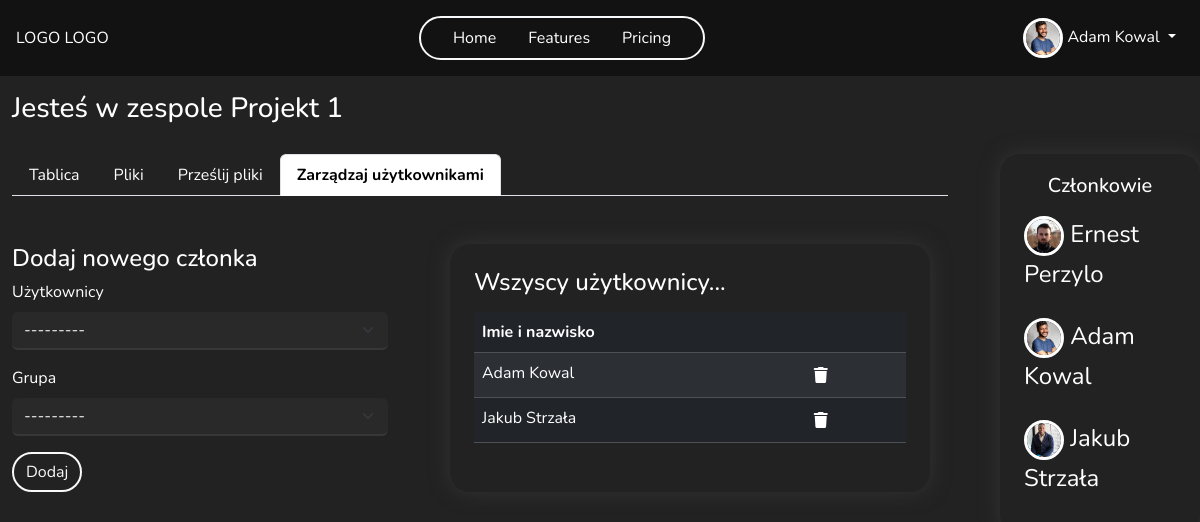
The page /team/2/members (signed in) on the database its author committed.
### main/models.py (models this page shows, shortened)
class Profile(models.Model):
    user = models.OneToOneField(User, on_delete=models.CASCADE)
    image = models.ImageField(default='default.jpg', upload_to=UniqueFileName('profile_pics'))
    bio = models.TextField(max_length=500, blank=True, null=True)
    country = CountryField(default = 'PL')
    age = models.PositiveSmallIntegerField(blank=True, null=True)
    phone_number = models.CharField(max_length=20, blank=True, null=True)
    website = models.CharField(max_length=255, blank=True, null=True)

class Team(models.Model):
    name = models.CharField(max_length=255)
    founder = models.ForeignKey(User, on_delete=models.CASCADE, related_name='team_founder')
    members = models.ManyToManyField(User, through='TeamMembership', related_name='team_member', blank=True)
    key = models.OneToOneField(Key, on_delete=models.SET_NULL, null=True, blank=True, related_name='team_key', unique=True)
    def get_members(self):
        return TeamMembership.objects.filter(team=self)
    class Meta:
        permissions = [
            ("add_new_member", "Can add new team memeber"),
            ("delete_member", "Can delete team memeber"),
            ("manage_perms", "Can manage all permission in team")
        ]

class TeamMembership(models.Model):
    user = models.ForeignKey(User, on_delete=models.CASCADE)
    team = models.ForeignKey(Team, on_delete=models.CASCADE)
    groups = models.ManyToManyField(Group)
    def get_fullname_member(self):
        return f'{self.user.get_full_name()}'

### main/views.py (the view)
# urls.py: path('team/<int:id>/members', views.team_add_member, name='team_members'),
@login_required
def team_add_member(request, id):
    team, members = get_team_and_members(id)
    if request.user.is_authenticated:
        user = request.user
        user_permissions = get_user_perms(user, team)
    if request.method == 'POST':
        form = AddNewMember(request.POST or None, team=team)
        if form.is_valid():
            member = form.cleaned_data['members']
            group = form.cleaned_data['groups']
            team_membership = TeamMembership.objects.create(user = member, team=team)
            team_membership.groups.add(group)
            return redirect('team_members', id=team.id)
    else:
        form = AddNewMember(team=team)
        form.team = team
    context = {'team':team, 'form':form, 'members': members, 'user':user, 'user_permissions':user_permissions}
    return render(request, 'teams/team_members.html', context=context)

### main/forms.py
class AddNewMember(forms.Form):
    members = forms.ModelChoiceField(queryset=User.objects.all())
    groups = forms.ModelChoiceField(queryset=Group.objects.all())
    def __init__(self, *args, **kwargs):
        team = kwargs.pop('team', None)
        super().__init__(*args, **kwargs)
        self.fields['members'].label = 'Użytkownicy'
        self.fields['groups'].label = 'Grupa'
        if team:
            existing_members = team.members.all()
            users_not_in_team = User.objects.filter(is_superuser=False).exclude(id__in=[user.id for user in existing_members])
            self.fields['members'].queryset = users_not_in_team
            if not users_not_in_team:
                self.fields['members'].choices = [('', ('Brak użytkowników do dodania'))]
        self.fields['members'].label_from_instance = lambda obj: f"{obj.get_full_name()}"

### main/permission_tools.py (called while the page is built)
def get_user_perms(user, team):
    team_membership = TeamMembership.objects.filter(user=user, team=team).first()
    user_permissions = []
    if team_membership:
        group = team_membership.groups.first()
        if group:
            user_permissions += list(group.permissions.values_list('codename', flat=True))
    return user_permissions

### main/views.py (called while the page is built)
def get_team_and_members(id):
    team = get_object_or_404(Team, pk=id)
    members = team.get_members()
    return team, members

### main/templates/teams/team_members.html (shortened to what this page needs)
{% extends "teams/team_detail.html" %}
{% load crispy_forms_tags %}
{% block navbar %}
    {% include 'main/navbar.html' %}
{% endblock navbar %}
{% block team-content %}
<div class="row mt-5">
    <div class="col-5">
        <h4>Dodaj nowego członka</h4>
        <form method="POST">
            {{form|crispy}}
            <button type="submit" class="btn btn-outline-light border-2 rounded-pill">Dodaj</button>
        </form>
    </div>
    <div class="col-6 p-4 my-shadow">
        <h4 class="mb-3">Wszyscy użytkownicy...</h4>
        <table class="table table-striped table-dark">
            <thead>
              <tr>
                <th scope="col">Imie i nazwisko</th>
                <th scope="col"></th>
              </tr>
            </thead>
            <tbody>
                {% for member in team.members.all %}
                  {% if member != team.founder %}
                  <tr>
                    <td>
                        {% if member.get_full_name %}
                            {{ member.get_full_name }}
                        {% else %}
                            {{ member.username }}
                        {% endif %}
                    </td>
                    <td>
                        <a class="delete-confirm" data-bs-toggle="modal" data-bs-target="#confirmDeleteModal"
                        data-desc=" Usunąć użytkownika {{member.get_full_name}}?"
                        data-url="{% url 'remove_member' team.id member.id %}" ><i class="fa-solid fa-trash trash-icon"></i></a>
                    </td>
                  </tr>
                  {% endif %}
                {% endfor %}
            </tbody>
          </table>
    </div>
</div>
{% endblock %}

### main/templates/teams/team_detail.html (shortened to what this page needs)
{% extends "main/base.html" %}
{% load crispy_forms_tags %}
{% block content %}
<div class="container-fluid team-container ">
  <h3 class="mt-3">Jesteś w zespole {{team.name}}</h3>
    <div class="row ">
        <div class="col-10 team-col">
            <ul class="nav nav-tabs">
                <li class="nav-item">
                  <a class="nav-link" aria-current="page" href="{% url 'team_board' team.id %}">Tablica</a>
                </li>
                <li class="nav-item">
                  <a class="nav-link" href="{% url 'team_files' team.id %}">Pliki</a>
                </li>
                <li class="nav-item">
                  <a class="nav-link" href="{% url 'team_add_file' team.id %}">Prześlij pliki</a>
                </li>
                {% if 'manage_perms' in user_permissions %}
                  <li class="nav-item">
                    <a class="nav-link" href="{% url 'team_members' team.id %}">Zarządzaj użytkownikami</a>
                  </li>
                  <li class="nav-item">
                    <a class="nav-link" href="{% url 'team_permission' team.id %}">Uprawnienia</a>
                  </li>
                  {% elif 'delete_member' in user_permissions and 'add_new_member' in user_permissions %}
                  <li class="nav-item">
                    <a class="nav-link" href="{% url 'team_members' team.id %}">Zarządzaj użytkownikami</a>
                  </li>
                {% endif %}
              </ul>
            <div class="team-content">
              {% block team-content %}{% endblock team-content %}
            </div>
        </div>
        <div class="col-2 members-col" >
            <h5 class="text-center ">Członkowie</h5>
          {% for member in members %}
            <div class="row d-flex align-items-center ">
                <div class="member-name d-flex justify-content-between ">
                    <div>
                      <img src="{{ member.user.profile.image.url }}" class="rounded-circle img-profile">
                      {{member.get_fullname_member}}
                    </div>
                </div>
            </div>
          {% endfor %}
        </div>
    </div>
</div>
{% endblock content %}

### main/templates/main/navbar.html (shortened to what this page needs)
<nav class="navbar navbar-expand-lg my-nav text-light justify-content-center position-relative p-3 z-3">
  <div class="d-flex justify-content-between w-100 align-items-center">
    <a class=" nav-link" href="/">LOGO LOGO</a>
    <ul class="navbar-nav mb-2 mb-lg-0 justify-content-center border border-2 border-light rounded-pill px-4 gap-3 ">
      <li class="nav-item">
        <a class="nav-link active" aria-current="page" href="{% url 'home' %}">Home</a>
      </li>
      <li class="nav-item">
        <a class="nav-link" href="#">Features</a>
      </li>
      <li class="nav-item">
        <a class="nav-link" href="#">Pricing</a>
      </li>
    </ul>
    <div class="navbar-nav ">
      {% if user.is_authenticated %}
          <div class="nav-item dropdown ml-auto">
            <a class="nav-link dropdown-toggle" href="#" role="button" data-bs-toggle="dropdown" aria-expanded="true">
              <img src="{{ user.profile.image.url }}" class="rounded-circle img-profile">
              {{ user.get_full_name }}
            </a>
          </div>
      {% else %}
      <a
        class="nav-link border border-2 border-light rounded-pill d-flex justify-content-center align-items-center gap-3 position-relative login-icon"
        href="{% url 'my-login' %}">Login<i class="fa-solid fa-user border border-2 border-light rounded-circle position-absolute button-icon"></i></a>
      {% endif %}
    </div>
  </div>
</nav>

### static/style/new.css (style rules this page uses)
* { padding: 0; margin: 0; box-sizing: border-box; font-family: 'Nunito', sans-serif; }
.bg { background-color: #121212 !important; color: white; }
.navbar { height: 76px !important; }
.nav-link { color: white !important; }
.img-profile { width: 40px ; height: 40px; object-fit: cover; border: 3px solid white; }

### static/style/profile.css (style rules this page uses)
.btn { cursor: pointer; }
.text-light { color: #babbbc !important; }

### static/style/team.css (style rules this page uses)
.team-container { height: calc(100vh - 76px); background-color: #222222; }
.team-col { border-radius: 20px; width: 80% !important; margin-right: 40px; padding: 20px; }
.nav-tabs .nav-link.active { color: black !important; font-weight: 700 !important; }
.members-col { box-shadow: 0 0 20px rgb(52, 52, 52) !important; max-height: 780px !important; border-radius: 20px; padding: 20px; overflow:auto; margin-top: 20px !important; max-height: 670px !important; overflow-y: auto ; }
.members-col .row { margin: 10px 10px 10px 0; }
.member-name { font-size: 24px; width: auto; padding: 8px; position: relative; }
form input, form select { background-color:#292929 !important; border: none !important; color: white !important; border-bottom: solid 2px #373737!important; }
.my-shadow { box-shadow: 0 0 20px rgb(52, 52, 52) !important; border-radius: 20px; margin-left: 50px; }
.trash-icon { color: white !important; padding: 6px; cursor: pointer; }
.fa-trash { cursor: pointer; }

### rows shown on the page
Team: name "Projekt 1"
TeamMembership: user.profile.image (picture), get_fullname_member "Ernest Perzylo"
TeamMembership: user.profile.image (picture), get_fullname_member "Adam Kowal"
TeamMembership: user.profile.image (picture), get_fullname_member "Jakub Strzała"

### other values the page prints
{{ user.get_full_name }} "Adam Kowal"
{{ member.get_full_name }} "Adam Kowal"
{{ member.get_full_name }} "Jakub Strzała"
